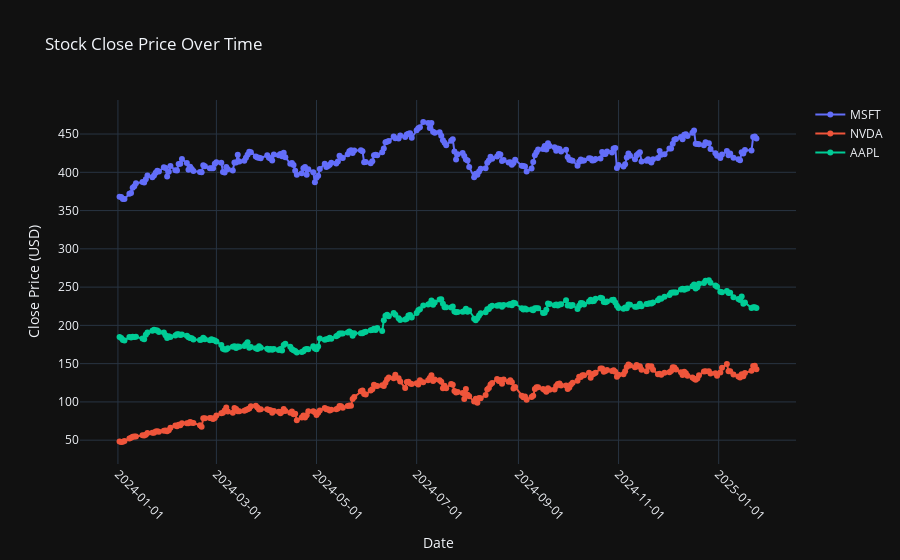

Write notebook code for a chart like this one.
### Code cell
# Add a few stocks to a single chart

time_frame = 'daily'
stocks = ",".join(['AAPL', 'MSFT', 'NVDA'])
quoted_stocks = ", ".join([f"'{stock}'" for stock in ['AAPL', 'MSFT', 'NVDA']])

cursor = conn.cursor()
query = f"""
SELECT
    info->>'symbol' AS symbol,
    info->>'shortName' AS short_name,
    array_agg(
        json_build_object(
            'close_date', to_timestamp((key)::numeric / 1000), 
            'price', value::numeric
        )
    ) AS close_history
FROM stocks.yfinance y,
    jsonb_each_text({time_frame}->'Close') AS close_data(key, value)
WHERE ticker IN ({quoted_stocks})
GROUP BY symbol, short_name;
"""
cursor.execute(query)
data = cursor.fetchall()
cursor.close()

fig = go.Figure()

for row in data:
    symbol = row[0]
    short_name = row[1]
    close_history = row[2]
    
    dates = []
    prices = []

    for entry in close_history:
        dates.append(entry['close_date'])
        prices.append(entry['price'])

    fig.add_trace(go.Scatter(x=dates, y=prices, mode='lines+markers', name=symbol))

fig.update_layout(
    title="Stock Close Price Over Time",
    xaxis_title="Date",
    yaxis_title="Close Price (USD)",
    xaxis=dict(tickformat="%Y-%m-%d", tickangle=45),
    template="plotly_dark"
)

fig.show()

### Figure 1 — Plotly figure (JSON) as saved in the notebook; plotly's stock layout.template omitted (floating-point values rounded to 4 significant figures; data arrays with more than 128 entries replaced by an {"elided": "..."} marker saying what was removed)
{"data": [{"mode": "lines+markers", "name": "MSFT", "type": "scatter", "x": {"elided": "267 str values"}, "y": {"elided": "267 float values"}}, {"mode": "lines+markers", "name": "NVDA", "type": "scatter", "x": {"elided": "267 str values"}, "y": {"elided": "267 float values"}}, {"mode": "lines+markers", "name": "AAPL", "type": "scatter", "x": {"elided": "267 str values"}, "y": {"elided": "267 float values"}}], "layout": {"title": {"text": "Stock Close Price Over Time"}, "xaxis": {"tickangle": 45, "tickformat": "%Y-%m-%d", "title": {"text": "Date"}}, "yaxis": {"title": {"text": "Close Price (USD)"}}}}
